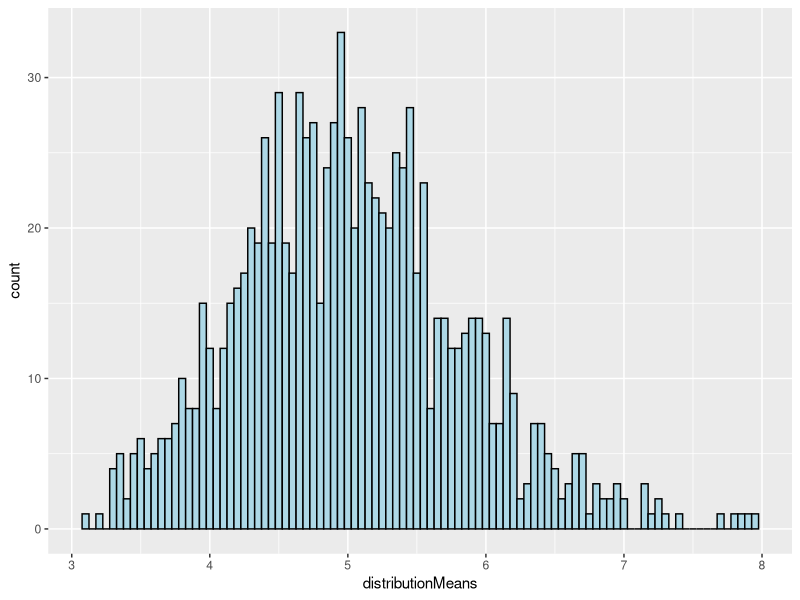
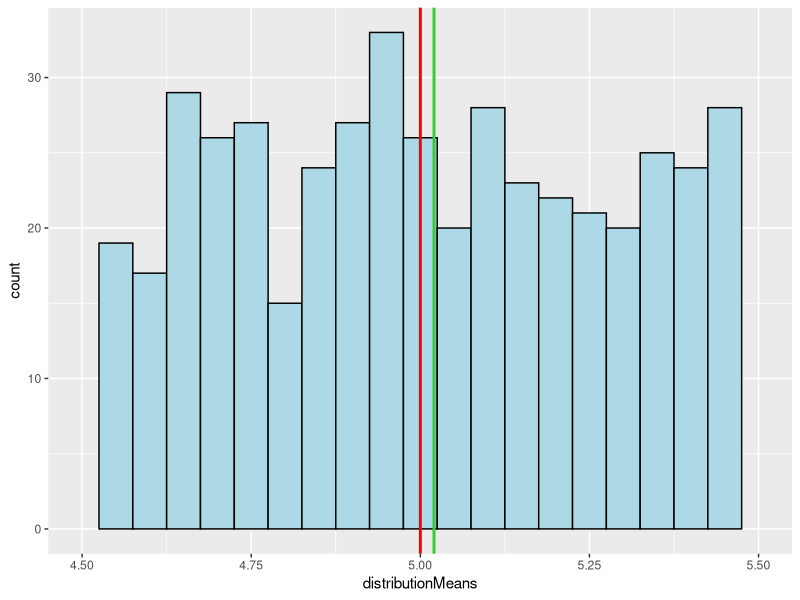
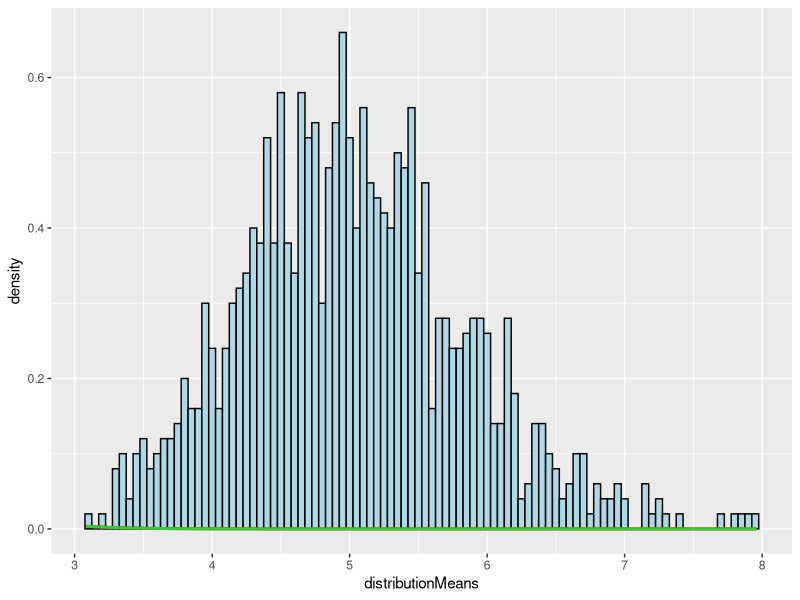

The R source for these figures, in order:
## ---- chunk 1
# Libraries needed
library(ggplot2)
## ---- chunk 2
# Define constants
nosim <- 1000       # Number of simulations
n <- 40             # Sample size
lambda <- 0.2

# As guarantee of reproductibility its mandatory to set a seed
set.seed(19920328)

# The simulation similar to bootstrap (Boom Goes the Dynamite)
distribution <- matrix(rexp(n * nosim, lambda) , nosim, n)
distributionMeans <- apply(distribution, 1, mean)
## ---- chunk 3
g <- ggplot(
            data.frame(mean = distributionMeans),
            aes(x = distributionMeans)
         )
g <- g + geom_histogram(color = "black", fill = "lightblue", binwidth = 0.05)
g
## ---- chunk 4
# Calculate theoretical mean and sample mean
tmean <- 1/lambda
smean <- mean(distributionMeans)
c(tmean, smean)
## ---- chunk 5
g <- ggplot(
            data.frame(mean = distributionMeans),
            aes(x = distributionMeans)
         )
g <- g + geom_histogram(color = "black", fill = "lightblue", binwidth = 0.05)
g <- g + geom_vline(xintercept=tmean, size = 1, color = "red")
g <- g + geom_vline(xintercept=smean, size = 1, color = "limegreen")
g <- g + xlim(4.5, 5.5)
g
## ---- chunk 6
# Calculate theoretical variance and sample variance
tvar <- (1/lambda)^2/n
svar <- var(distributionMeans)
c(tvar, svar)
## ---- chunk 7
g <- ggplot(
            data.frame(mean = distributionMeans),
            aes(x = distributionMeans)
         )
g <- g + geom_histogram(
            color = "black", fill = "lightblue", 
            binwidth = 0.05, aes(y=..density..) 
            )
g <- g + stat_function(
            fun = dnorm, arg = list(mean = tmean , sd = tvar), 
            colour = "red", size=1
            )
g <- g + stat_function(
            fun = dnorm, arg = list(mean = smean , sd = svar), 
            colour = "limegreen", size=1
            )
g
